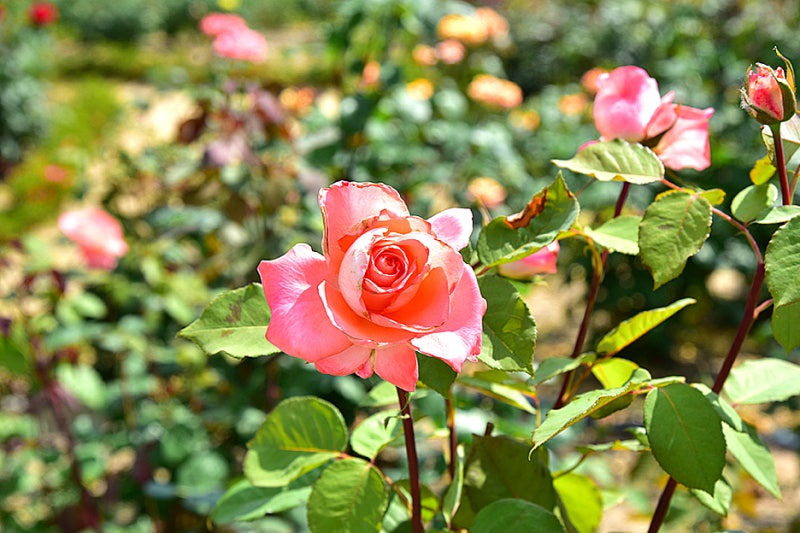
#> input picture Computer_Vision/rose.bmp, 800 x 533 px
$ python 08_Scale.py
#> lines starting #> are read from the running program, lines starting #| are printed output that depends on the picture
import cv2
import numpy as np

def affine_scale():
    src = cv2.imread('rose.bmp')
#> src is the input picture: shape (533, 800, 3); mean B, G, R 78.7, 134.4, 135.8

    if src is None:
        print('Image load failed!')
        return

    dst1 = cv2.resize(src, (0, 0), fx=4, fy=4, interpolation=cv2.INTER_NEAREST)
    dst2 = cv2.resize(src, (1920, 1280))
    dst3 = cv2.resize(src, (1920, 1280), interpolation=cv2.INTER_CUBIC)
    dst4 = cv2.resize(src, (1920, 1280), interpolation=cv2.INTER_LANCZOS4)

    cv2.imshow('src', src)
    cv2.imshow('dst1', dst1[400:800, 500:900])
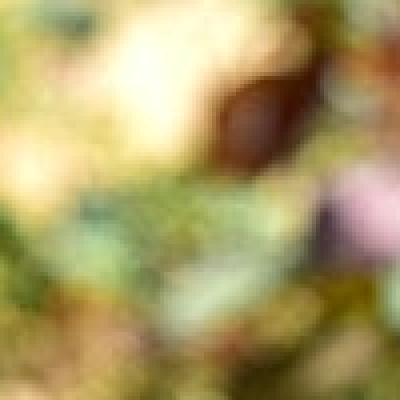
#> window 'dst1': shape (400, 400, 3); mean B, G, R 104, 157.7, 171.8
    cv2.imshow('dst2', dst2[400:800, 500:900])
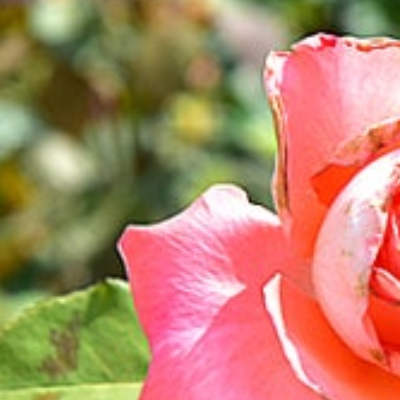
#> window 'dst2': shape (400, 400, 3); mean B, G, R 103.6, 131.9, 179.5
    cv2.imshow('dst3', dst3[400:800, 500:900])
    cv2.imshow('dst4', dst4[400:800, 500:900])
    cv2.waitKey()
    cv2.destroyAllWindows()


affine_scale()

$ run again, with Computer_Vision/cat.bmp copied over Computer_Vision/rose.bmp
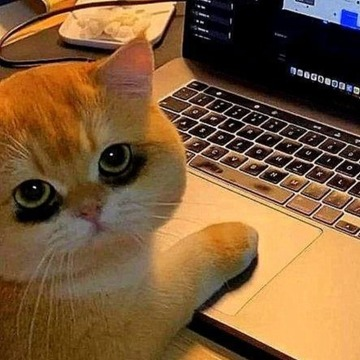
#> input picture Computer_Vision/cat.bmp, 360 x 360 px
#> in affine_scale, src is the input picture: shape (360, 360, 3); mean B, G, R 56.1, 91.1, 125.1
#> in affine_scale, `cv2.imshow('dst1', dst1[400:800, 500:900])`:
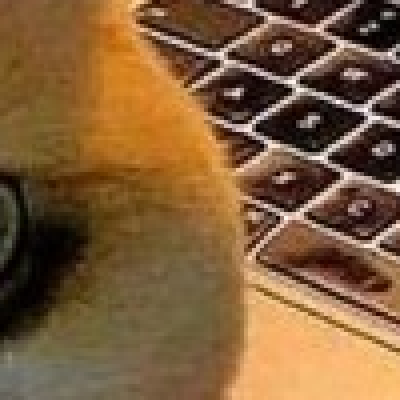
#> window 'dst1': shape (400, 400, 3); mean B, G, R 58.6, 93.6, 127.3
#> in affine_scale, `cv2.imshow('dst2', dst2[400:800, 500:900])`:
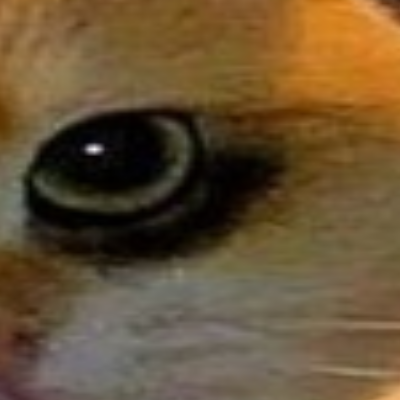
#> window 'dst2': shape (400, 400, 3); mean B, G, R 52.3, 81.6, 102.7
